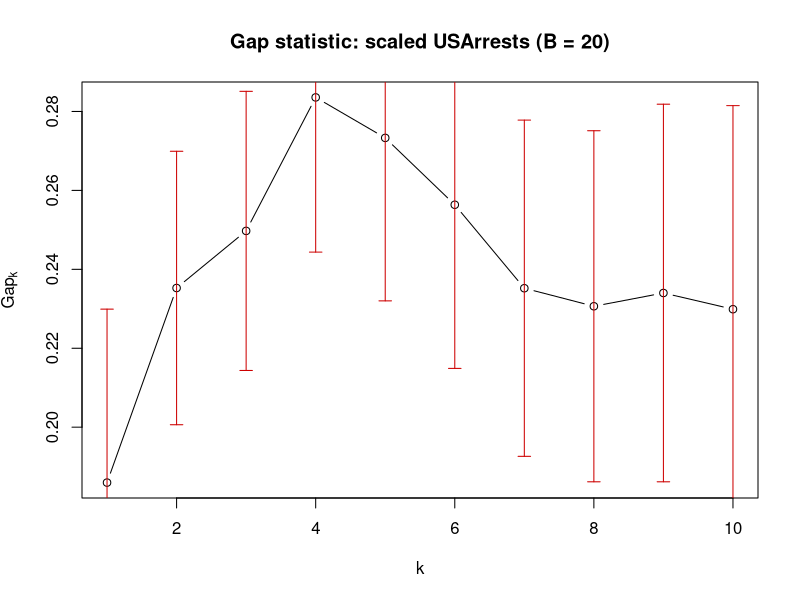

Recreate this plot in R.
# CA-9: The Gap Statistic — R companion script
# Real executed R from the episode (R 4.3.3, cluster package).
# Run top to bottom.

library(cluster)

# ---- 1. Building one reference column (notes' runif example) ----
set.seed(7)
runif(11, 1, 9)

# ---- 2. The gap statistic on scaled USArrests ----
df <- scale(USArrests)
set.seed(123)
gap <- clusGap(df, FUN = kmeans, K.max = 10, B = 20, nstart = 25)
round(gap$Tab, 4)          # logW | E.logW | gap | SE.sim

# ---- 3. The decision rule, applied by R ----
maxSE(gap$Tab[, "gap"], gap$Tab[, "SE.sim"])

# ---- 4. The gap curve with the margin as error bars ----
plot(gap, main = "Gap statistic: scaled USArrests (B = 20)")

# ---- 5. Feel the wobble: change the seed and watch maxSE ----
set.seed(7)
gap2 <- clusGap(df, FUN = kmeans, K.max = 10, B = 20, nstart = 25)
maxSE(gap2$Tab[, "gap"], gap2$Tab[, "SE.sim"])

# ---- 6. The wobble, by hand (Problem 5) ----
v <- c(3.10, 3.25, 3.18, 3.30, 3.12)
B <- length(v)
wbar <- mean(v)                       # 3.19
sdk  <- sqrt(sum((v - wbar)^2) / B)   # 0.0759
sk   <- sqrt(1 + 1 / B) * sdk         # 0.0831
c(wbar = wbar, sd_k = sdk, s_k = sk)
